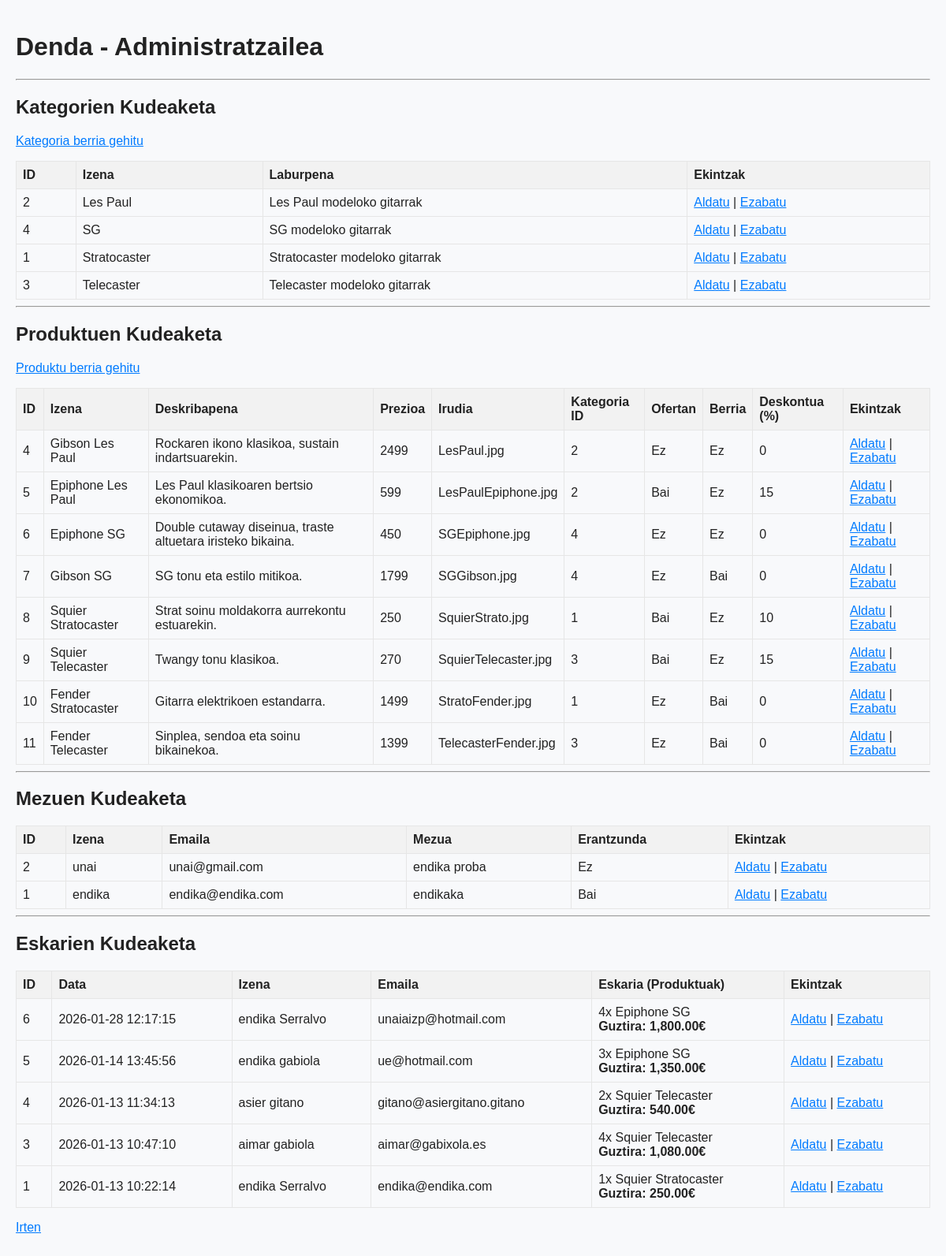
The page /admin/index.php (signed in) on the database its author committed.
### tables this page shows
CREATE TABLE kategoriak (
    id INTEGER PRIMARY KEY AUTOINCREMENT,
    izena TEXT NOT NULL,
    laburpena TEXT
);

CREATE TABLE gitarrak (
    id INTEGER PRIMARY KEY AUTOINCREMENT,
    izena TEXT,
    deskribapena TEXT,
    prezioa REAL,
    irudia TEXT,
    kategoriak_ID INTEGER,
    ofertas INTEGER,
    novedades INTEGER,
    descuento REAL
);

CREATE TABLE mezuak (
    id INTEGER PRIMARY KEY AUTOINCREMENT,
    mezua TEXT,
    izena TEXT,
    emaila TEXT,
    erantzunda INTEGER
);

CREATE TABLE eskariak (
    id INTEGER PRIMARY KEY AUTOINCREMENT,
    data TEXT,
    izena TEXT,
    abizenak TEXT,
    helbidea TEXT,
    herria TEXT,
    postaKodea INTEGER,
    probintzia TEXT,
    emaila TEXT
);

### admin/produktuak_erakutsi.php (the view, shortened to what the rows shown need)
<?php
require_once dirname(__DIR__) . '/klaseak/com/leartik/unai/produktuak/produktuak.php';
require_once dirname(__DIR__) . '/klaseak/com/leartik/unai/produktuak/produktuak_DB.php';
$produktuaDB = new ProduktuaDB();
$produktuak = $produktuaDB->getProduktuak();
?>
<h2>Produktuen Kudeaketa</h2>
    <table>
        <thead>
            <tr>
                <th>ID</th>
                <th>Izena</th>
                <th>Deskribapena</th>
                <th>Prezioa</th>
                <th>Irudia</th>
                <th>Kategoria ID</th>
                <th>Ofertan</th>
                <th>Berria</th>
                <th>Deskontua (%)</th>
                <th>Ekintzak</th>
            </tr>
        </thead>
        <tbody>
            <?php foreach ($produktuak as $produktua): ?>
                <tr>
                    <td><?php echo htmlspecialchars($produktua->getId()); ?></td>
                    <td><?php echo htmlspecialchars($produktua->getIzena()); ?></td>
                    <td><?php echo htmlspecialchars($produktua->getDeskribapena()); ?></td>
                    <td><?php echo htmlspecialchars($produktua->getPrezioa()); ?></td>
                    <td><?php echo htmlspecialchars($produktua->getIrudia()); ?></td>
                    <td><?php echo htmlspecialchars($produktua->getKategoriaId()); ?></td>
                    <td><?php echo $produktua->getOfertas() ? 'Bai' : 'Ez'; ?></td>
                    <td><?php echo $produktua->getNovedades() ? 'Bai' : 'Ez'; ?></td>
                    <td><?php echo htmlspecialchars($produktua->getDescuento()); ?></td>
                    <td>
                        <a href="produktu_aldatu/index.php?id=<?php echo $produktua->getId(); ?>">Aldatu</a> |
                        <a href="produktu_ezabatu/index.php?id=<?php echo $produktua->getId(); ?>">Ezabatu</a>
                    </td>
                </tr>
            <?php endforeach; ?>
        </tbody>
    </table>

### admin/kategoriak_erakutsi.php (shortened to what the rows shown need)
<?php
require_once dirname(__DIR__) . '/klaseak/com/leartik/unai/kategoriak/kategoriak.php';
require_once dirname(__DIR__) . '/klaseak/com/leartik/unai/kategoriak/kategoriak_DB.php';
$kategoriaDB = new KategoriaDB();
$kategoriak = $kategoriaDB->getKategoriak();
?>
<h2>Kategorien Kudeaketa</h2>
    <table>
        <thead>
            <tr>
                <th>ID</th>
                <th>Izena</th>
                <th>Laburpena</th>
                <th>Ekintzak</th>
            </tr>
        </thead>
        <tbody>
            <?php foreach ($kategoriak as $kategoria): ?>
                <tr>
                    <td><?php echo htmlspecialchars($kategoria->getId()); ?></td>
                    <td><?php echo htmlspecialchars($kategoria->getIzena()); ?></td>
                    <td><?php echo htmlspecialchars($kategoria->getLaburpena()); ?></td>
                    <td>
                        <a href="kategoria_aldatu/index.php?id=<?php echo $kategoria->getId(); ?>">Aldatu</a> |
                        <a href="kategoria_ezabatu/index.php?id=<?php echo $kategoria->getId(); ?>">Ezabatu</a>
                    </td>
                </tr>
            <?php endforeach; ?>
        </tbody>
    </table>

### admin/mezuak_erakutsi.php
<?php
require_once __DIR__ . '/../klaseak/com/leartik/unai/mezuak/mezuak.php';
require_once __DIR__ . '/../klaseak/com/leartik/unai/mezuak/mezuaDB.php';
$mezuaDB = new MezuaDB();
$mezuak = $mezuaDB->getMezuak();
?>
<h2>Mezuen Kudeaketa</h2>
<table border="1" cellpadding="5" cellspacing="0">
    <thead>
        <tr>
            <th>ID</th>
            <th>Izena</th>
            <th>Emaila</th>
            <th>Mezua</th>
            <th>Erantzunda</th>
            <th>Ekintzak</th>
        </tr>
    </thead>
    <tbody>
        <?php foreach ($mezuak as $mezua): ?>
            <tr>
                <td><?php echo htmlspecialchars($mezua->getId()); ?></td>
                <td><?php echo htmlspecialchars($mezua->getIzena()); ?></td>
                <td><?php echo htmlspecialchars($mezua->getEmaila()); ?></td>
                <td><?php echo nl2br(htmlspecialchars($mezua->getMezua())); ?></td>
                <td><?php echo $mezua->getErantzunda() ? 'Bai' : 'Ez'; ?></td>
                <td>
                    <a href="mezua_aldatu/index.php?id=<?php echo $mezua->getId(); ?>">Aldatu</a> |
                    <a href="mezua_ezabatu/index.php?id=<?php echo $mezua->getId(); ?>" >Ezabatu</a>
                </td>
            </tr>
        <?php endforeach; ?>
    </tbody>
</table>

### admin/eskariak_erakutsi.php
<?php
require_once dirname(__DIR__) . '/klaseak/com/leartik/unai/eskariak/Eskaria.php';
require_once dirname(__DIR__) . '/klaseak/com/leartik/unai/eskariak/EskariaDB.php';
require_once dirname(__DIR__) . '/klaseak/com/leartik/unai/bezeroak/Bezeroa.php';
$eskariaDB = new EskariaDB();
$eskariak = $eskariaDB->selectEskariak();
?>
<h2>Eskarien Kudeaketa</h2>
<table border="1" cellpadding="5" cellspacing="0">
    <thead>
        <tr>
            <th>ID</th>
            <th>Data</th>
            <th>Izena</th>
            <th>Emaila</th>
            <th>Eskaria (Produktuak)</th>
            <th>Ekintzak</th>
        </tr>
    </thead>
    <tbody>
        <?php foreach ($eskariak as $eskaria):
            $bezeroa = $eskaria->getBezeroa();
            $detaileakText = "";
            $totala = 0;
            foreach ($eskaria->getDetaileak() as $d) {
                $p = $d->getProduktua();
                $subtotal = $d->getGuztira();
                $totala += $subtotal;
                $detaileakText .= $d->getKopurua() . "x " . ($p->getIzena() ?? 'Produktua #' . $p->getId()) . "<br>";
            }
            $detaileakText .= "<strong>Guztira: " . number_format($totala, 2) . "€</strong>";
        ?>
            <tr>
                <td><?php echo htmlspecialchars($eskaria->getId()); ?></td>
                <td><?php echo htmlspecialchars($eskaria->getData()); ?></td>
                <td><?php echo htmlspecialchars($bezeroa->getIzena() . " " . $bezeroa->getAbizenak()); ?></td>
                <td><?php echo htmlspecialchars($bezeroa->getEmaila()); ?></td>
                <td><?php echo $detaileakText; ?></td>
                <td>
                    <a href="eskaria_aldatu/index.php?id=<?php echo $eskaria->getId(); ?>">Aldatu</a> |
                    <a href="eskaria_ezabatu/index.php?id=<?php echo $eskaria->getId(); ?>" >Ezabatu</a>
                </td>
            </tr>
        <?php endforeach; ?>
    </tbody>
</table>

### rows shown on the page
kategoriak: id "2", izena "Les Paul", laburpena "Les Paul modeloko gitarrak"
kategoriak: id "4", izena "SG", laburpena "SG modeloko gitarrak"
kategoriak: id "1", izena "Stratocaster", laburpena "Stratocaster modeloko gitarrak"
kategoriak: id "3", izena "Telecaster", laburpena "Telecaster modeloko gitarrak"
gitarrak: id "4", izena "Gibson Les Paul", deskribapena "Rockaren ikono klasikoa, sustain indartsuarekin.", prezioa "2499", irudia "LesPaul.jpg", kategoriak_ID "2", ofertas "Ez", novedades "Ez", descuento "0"
gitarrak: id "5", izena "Epiphone Les Paul", deskribapena "Les Paul klasikoaren bertsio ekonomikoa.", prezioa "599", irudia "LesPaulEpiphone.jpg", kategoriak_ID "2", ofertas "Bai", novedades "Ez", descuento "15"
gitarrak: id "6", izena "Epiphone SG", deskribapena "Double cutaway diseinua, traste altuetara iristeko bikaina.", prezioa "450", irudia "SGEpiphone.jpg", kategoriak_ID "4", ofertas "Ez", novedades "Ez", descuento "0"
gitarrak: id "7", izena "Gibson SG", deskribapena "SG tonu eta estilo mitikoa.", prezioa "1799", irudia "SGGibson.jpg", kategoriak_ID "4", ofertas "Ez", novedades "Bai", descuento "0"
gitarrak: id "8", izena "Squier Stratocaster", deskribapena "Strat soinu moldakorra aurrekontu estuarekin.", prezioa "250", irudia "SquierStrato.jpg", kategoriak_ID "1", ofertas "Bai", novedades "Ez", descuento "10"
gitarrak: id "9", izena "Squier Telecaster", deskribapena "Twangy tonu klasikoa.", prezioa "270", irudia "SquierTelecaster.jpg", kategoriak_ID "3", ofertas "Bai", novedades "Ez", descuento "15"
gitarrak: id "10", izena "Fender Stratocaster", deskribapena "Gitarra elektrikoen estandarra.", prezioa "1499", irudia "StratoFender.jpg", kategoriak_ID "1", ofertas "Ez", novedades "Bai", descuento "0"
gitarrak: id "11", izena "Fender Telecaster", deskribapena "Sinplea, sendoa eta soinu bikainekoa.", prezioa "1399", irudia "TelecasterFender.jpg", kategoriak_ID "3", ofertas "Ez", novedades "Bai", descuento "0"
mezuak: id "2", izena "unai", emaila "unai@gmail.com", mezua "endika proba", erantzunda "Ez"
mezuak: id "1", izena "endika", emaila "endika@endika.com", mezua "endikaka", erantzunda "Bai"
eskariak: id "6", data "2026-01-28 12:17:15", $bezeroa->getIzena() . " " . $bezeroa->getAbizenak() "endika Serralvo", emaila "unaiaizp@hotmail.com", Kopurua "4", Izena "Epiphone SG", totala "1,800.00"
eskariak: id "5", data "2026-01-14 13:45:56", $bezeroa->getIzena() . " " . $bezeroa->getAbizenak() "endika gabiola", emaila "ue@hotmail.com", Kopurua "3", Izena "Epiphone SG", totala "1,350.00"
eskariak: id "4", data "2026-01-13 11:34:13", $bezeroa->getIzena() . " " . $bezeroa->getAbizenak() "asier gitano", emaila "gitano@asiergitano.gitano", Kopurua "2", Izena "Squier Telecaster", totala "540.00"
eskariak: id "3", data "2026-01-13 10:47:10", $bezeroa->getIzena() . " " . $bezeroa->getAbizenak() "aimar gabiola", emaila "aimar@gabixola.es", Kopurua "4", Izena "Squier Telecaster", totala "1,080.00"
eskariak: id "1", data "2026-01-13 10:22:14", $bezeroa->getIzena() . " " . $bezeroa->getAbizenak() "endika Serralvo", emaila "endika@endika.com", Kopurua "1", Izena "Squier Stratocaster", totala "250.00"
